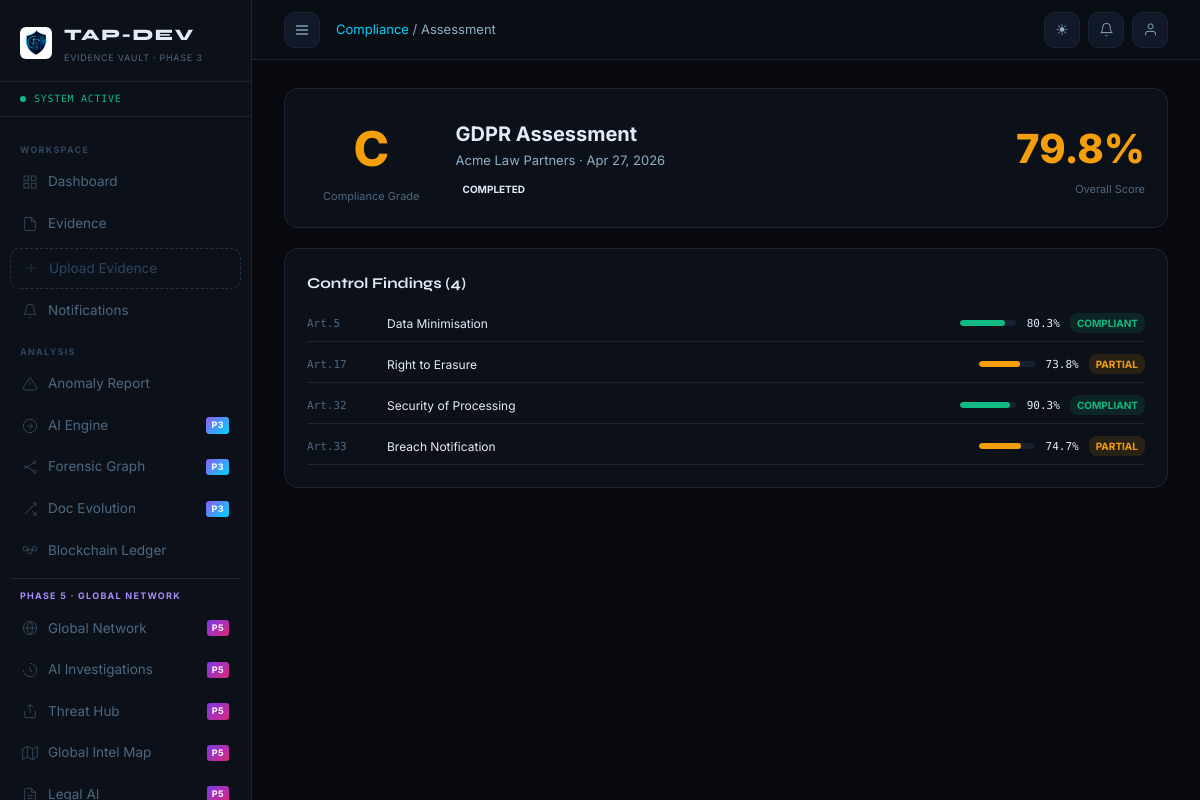
The app's page /compliance/assessment/5/ (signed in) with its own data.
### apps/compliance/models.py (models this page shows, shortened)
class ComplianceAssessment(models.Model):
    STATUS_CHOICES = [('IN_PROGRESS','In Progress'),('COMPLETED','Completed'),('FAILED','Failed'),('REMEDIATION','Remediation')]
    organization = models.ForeignKey('tap_org.Organization', on_delete=models.CASCADE, related_name='compliance_assessments')
    framework    = models.ForeignKey(ComplianceFramework, on_delete=models.CASCADE)
    conducted_by = models.ForeignKey(User, on_delete=models.SET_NULL, null=True)
    started_at   = models.DateTimeField(auto_now_add=True)
    completed_at = models.DateTimeField(null=True, blank=True)
    status       = models.CharField(max_length=15, choices=STATUS_CHOICES, default='IN_PROGRESS')
    overall_score = models.FloatField(default=0.0)  # 0-100
    findings     = models.JSONField(default=list)
    remediation_plan = models.TextField(blank=True)
    next_assessment = models.DateField(null=True, blank=True)
    cert_issued  = models.BooleanField(default=False)
    class Meta:
        db_table = 'tap_compliance_assessments'
        ordering = ['-started_at']
    @property
    def score_color(self):
        if self.overall_score >= 90: return '#10b981'
        if self.overall_score >= 70: return '#f59e0b'
        return '#ef4444'
    @property
    def compliance_grade(self):
        if self.overall_score >= 95: return 'A+'
        if self.overall_score >= 90: return 'A'
        if self.overall_score >= 80: return 'B'
        if self.overall_score >= 70: return 'C'
        return 'F'

class ComplianceFramework(models.Model):
    FRAMEWORK_CHOICES = [
        ('GDPR','GDPR'),('HIPAA','HIPAA'),('ISO27001','ISO 27001'),('SOC2','SOC 2'),
        ('PCI_DSS','PCI DSS'),('NIST','NIST CSF'),('ISO27701','ISO 27701'),('CCPA','CCPA'),
    ]
    name        = models.CharField(max_length=30, choices=FRAMEWORK_CHOICES, unique=True)
    full_name   = models.CharField(max_length=100)
    description = models.TextField()
    version     = models.CharField(max_length=20, blank=True)
    controls    = models.JSONField(default=list)  # list of control objects
    is_active   = models.BooleanField(default=True)
    class Meta:
        db_table = 'tap_compliance_frameworks'

class ComplianceControl(models.Model):
    STATUS_CHOICES = [('COMPLIANT','Compliant'),('PARTIAL','Partial'),('NON_COMPLIANT','Non-Compliant'),('NA','N/A')]
    assessment   = models.ForeignKey(ComplianceAssessment, on_delete=models.CASCADE, related_name='controls')
    control_id   = models.CharField(max_length=30)
    control_name = models.CharField(max_length=200)
    status       = models.CharField(max_length=15, choices=STATUS_CHOICES, default='NON_COMPLIANT')
    score        = models.FloatField(default=0.0)
    evidence_refs = models.JSONField(default=list)
    notes        = models.TextField(blank=True)
    class Meta:
        db_table = 'tap_compliance_controls'

### apps/organizations/models.py (models this page shows, shortened)
class Organization(models.Model):
    ORG_TYPE_CHOICES = [
        ('LAW_FIRM','Law Firm'),('ENTERPRISE','Enterprise'),('CYBERSEC','Cybersecurity'),
        ('FORENSIC_LAB','Forensic Lab'),('HOSPITAL','Hospital'),('GOVERNMENT','Government'),
        ('INSURANCE','Insurance'),('BANK','Bank'),('EDUCATION','Education'),('OTHER','Other'),
    ]
    STATUS_CHOICES = [('ACTIVE','Active'),('SUSPENDED','Suspended'),('TRIAL','Trial'),('PENDING','Pending')]
    id              = models.UUIDField(primary_key=True, default=uuid.uuid4, editable=False)
    name            = models.CharField(max_length=200, unique=True)
    slug            = models.SlugField(max_length=80, unique=True)
    org_type        = models.CharField(max_length=20, choices=ORG_TYPE_CHOICES, default='ENTERPRISE')
    status          = models.CharField(max_length=15, choices=STATUS_CHOICES, default='TRIAL')
    logo            = models.ImageField(upload_to='org_logos/', null=True, blank=True)
    website         = models.URLField(blank=True)
    country         = models.CharField(max_length=80, blank=True)
    city            = models.CharField(max_length=80, blank=True)
    contact_email   = models.EmailField()
    created_at      = models.DateTimeField(auto_now_add=True)
    created_by      = models.ForeignKey(User, null=True, on_delete=models.SET_NULL, related_name='orgs_created')
    max_users       = models.IntegerField(default=10)
    max_evidence_gb = models.FloatField(default=5.0)
    api_quota_daily = models.IntegerField(default=1000)
    org_settings    = models.JSONField(default=dict)
    class Meta:
        db_table = 'tap_organizations'
        ordering = ['name']

### apps/compliance/views.py (the view)
    @login_required
    def wrap(request, *args, **kwargs):
        if getattr(getattr(request.user,'profile',None),'role','') in ('ANALYST','ADMIN'):
            return fn(request, *args, **kwargs)
        messages.error(request, 'Access denied.'); return redirect('dashboard:home')

### apps/compliance/views.py (called while the page is built)
def analyst_required(fn):
    @login_required
    def wrap(request, *args, **kwargs):
        if getattr(getattr(request.user,'profile',None),'role','') in ('ANALYST','ADMIN'):
            return fn(request, *args, **kwargs)
        messages.error(request, 'Access denied.'); return redirect('dashboard:home')
    return wrap

@analyst_required
def assessment_detail(request, assessment_id):
    assessment = get_object_or_404(ComplianceAssessment, id=assessment_id)
    controls   = ComplianceControl.objects.filter(assessment=assessment)
    return render(request, 'compliance/detail.html', {
        'assessment': assessment, 'controls': controls,
    })

### apps/notifications/context_processors.py (called while the page is built)
def notifications_ctx(request):
    if request.user.is_authenticated:
        count = request.user.notifications.filter(is_read=False).count()
        return {'unread_notifications': count}
    return {'unread_notifications': 0}

### apps/users/models.py (called while the page is built)
    def get_avatar_initials(self):
        fn = self.user.first_name[:1] if self.user.first_name else ''
        ln = self.user.last_name[:1]  if self.user.last_name  else ''
        return (fn + ln).upper() or self.user.username[:2].upper()

### templates/compliance/detail.html (shortened to what this page needs)
{% extends 'base.html' %}
{% block breadcrumb %}<a href="{% url 'compliance:dashboard' %}">Compliance</a> / Assessment{% endblock %}
{% block content %}
<div class="card" style="margin-bottom:20px;">
  <div style="display:flex;align-items:center;gap:20px;flex-wrap:wrap;">
    <div style="text-align:center;padding:0 16px;"><div class="compliance-grade {{ assessment.compliance_grade }}" style="font-size:48px;">{{ assessment.compliance_grade }}</div>
      <div style="font-size:11px;color:var(--text-3);">Compliance Grade</div></div>
    <div style="flex:1;">
      <div style="font-size:20px;font-weight:700;">{{ assessment.framework.name }} Assessment</div>
      <div style="font-size:13px;color:var(--text-2);">{{ assessment.organization.name|default:"Platform-wide" }} · {{ assessment.started_at|date:"M d, Y" }}</div>
      <div style="display:flex;align-items:center;gap:10px;margin-top:8px;">
        <span class="control-status {{ assessment.status }}">{{ assessment.status }}</span>
      </div>
    </div>
    <div style="text-align:right;"><div style="font-size:40px;font-weight:800;color:{{ assessment.score_color }};">{{ assessment.overall_score }}%</div>
      <div style="font-size:11px;color:var(--text-3);">Overall Score</div></div>
  </div>
</div>
<div class="card">
  <div class="card-header"><div class="card-title">Control Findings ({{ controls.count }})</div></div>
  <div style="display:flex;flex-direction:column;gap:4px;margin-top:10px;">
    {% for ctrl in controls %}
    <div class="control-row">
      <span style="font-family:var(--font-mono);font-size:11px;color:var(--text-3);width:70px;flex-shrink:0;">{{ ctrl.control_id }}</span>
      <div style="flex:1;font-size:12px;color:var(--text);">{{ ctrl.control_name }}</div>
      <div class="prob-bar-wrap" style="width:100px;"><div class="prob-bar"><div class="prob-bar-fill" style="width:{{ ctrl.score }}%;background:{% if ctrl.score >= 80 %}#10b981{% elif ctrl.score >= 50 %}#f59e0b{% else %}#ef4444{% endif %};"></div></div><span class="prob-val">{{ ctrl.score }}%</span></div>
      <span class="control-status {{ ctrl.status }}">{{ ctrl.status }}</span>
    </div>
    {% endfor %}
  </div>
</div>
{% endblock %}

### records on screen
ComplianceAssessment: compliance_grade "C", framework.name "GDPR", organization.name "Acme Law Partners", started_at "Apr 27, 2026", status "COMPLETED", overall_score "79.8"
ComplianceControl: control_id "Art.5", control_name "Data Minimisation", score "80.3", status "COMPLIANT"
ComplianceControl: control_id "Art.17", control_name "Right to Erasure", score "73.8", status "PARTIAL"
ComplianceControl: control_id "Art.32", control_name "Security of Processing", score "90.3", status "COMPLIANT"
ComplianceControl: control_id "Art.33", control_name "Breach Notification", score "74.7", status "PARTIAL"

### other values on screen
{{ controls.count }} "4"
